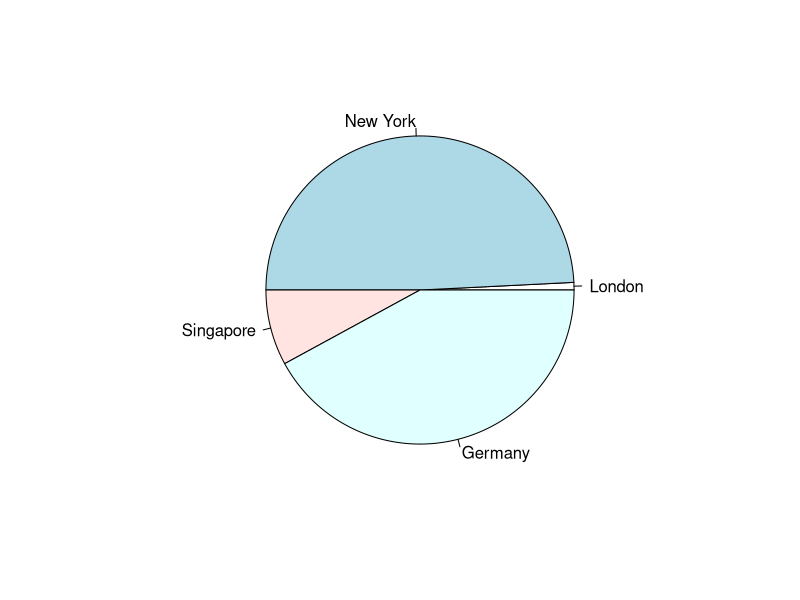
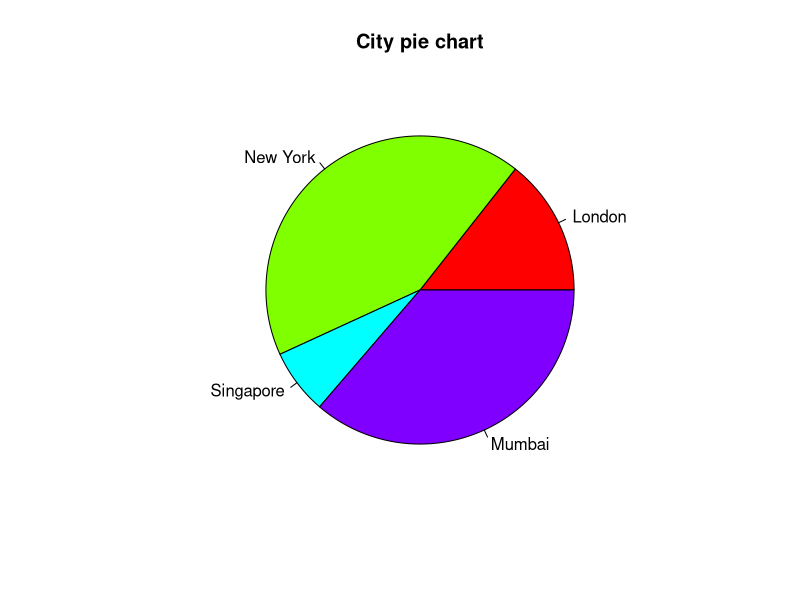

Write the R code that produced these figures, in order.
# Create data for the graph

x <- c(1,62,10,53)

labels <- c("London", "New York", "Singapore", "Germany")

# Give the chart file name

png(file = "city.jpg")

# plot the chart

pie(x,labels)

dev.off() #to close the file that we created.



# Shortcut to run- first to end - Cmd+opti+B

#----------------------------------------------------------------------------
#----------------------------------------------------------------------------
# Example - 2

# Create data for the graph.
x <- c(21, 62, 10, 53)
labels <- c("London", "New York", "Singapore", "Mumbai")

# Give the chart file a name.
png(file = "city_title_colours.jpg")

# Plot the chart with title and rainbow color pallet.
pie(x, labels, main = "City pie chart", col = rainbow(length(x)))

# Save the file.
dev.off()


